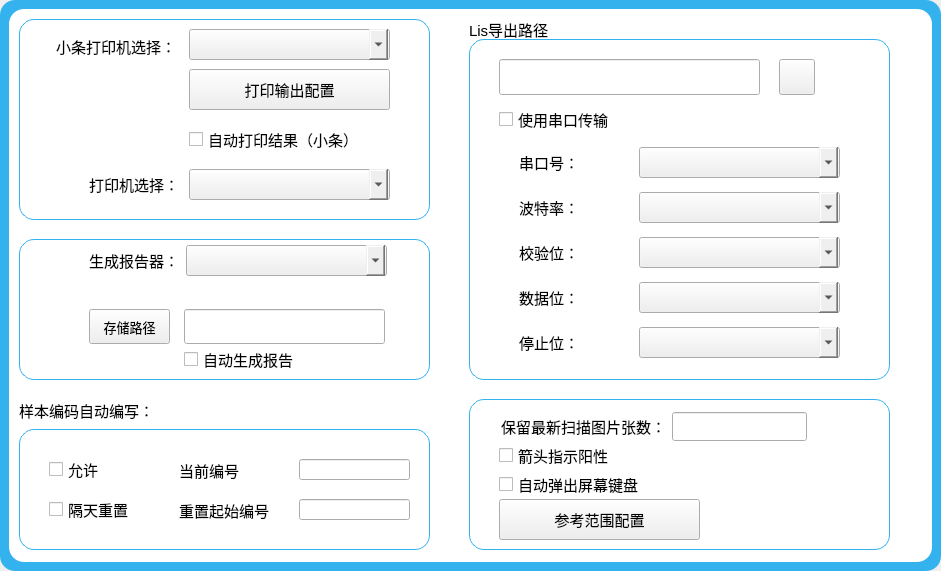
<?xml version="1.0" encoding="UTF-8"?>
<ui version="4.0">
 <class>Wg_canshu</class>
 <widget class="QWidget" name="Wg_canshu">
  <property name="geometry">
   <rect>
    <x>0</x>
    <y>0</y>
    <width>941</width>
    <height>571</height>
   </rect>
  </property>
  <property name="minimumSize">
   <size>
    <width>941</width>
    <height>571</height>
   </size>
  </property>
  <property name="windowTitle">
   <string>Form</string>
  </property>
  <property name="styleSheet">
   <string notr="true">QComboBox::drop-down{
		width:40px;
		}</string>
  </property>
  <layout class="QGridLayout" name="gridLayout">
   <property name="leftMargin">
    <number>0</number>
   </property>
   <property name="topMargin">
    <number>0</number>
   </property>
   <property name="rightMargin">
    <number>0</number>
   </property>
   <property name="bottomMargin">
    <number>0</number>
   </property>
   <property name="spacing">
    <number>0</number>
   </property>
   <item row="0" column="0">
    <widget class="QWidget" name="widget" native="true">
     <property name="styleSheet">
      <string notr="true">#widget{
	background-color: rgb(52, 178, 237);
	border-top-right-radius:15px;
	border-top-left-radius:15px;
	border-bottom-right-radius:15px;	
	border-bottom-left-radius:15px;
}
QComboBox::drop-down{
		width:40px;
		}</string>
     </property>
     <layout class="QGridLayout" name="gridLayout_2">
      <item row="0" column="0">
       <widget class="QFrame" name="frame">
        <property name="styleSheet">
         <string notr="true">QFrame{background-color: rgb(255, 255, 255);
border-radius:15px;
}
#frame_4{border:1px solid rgb(52, 178, 237);}
#frame_5{border:1px solid rgb(52, 178, 237);}
#frame_6{border:1px solid rgb(52, 178, 237);}

QComboBox::drop-down{
		width:40px;
		}</string>
        </property>
        <property name="frameShape">
         <enum>QFrame::StyledPanel</enum>
        </property>
        <property name="frameShadow">
         <enum>QFrame::Raised</enum>
        </property>
        <widget class="QFrame" name="frame_2">
         <property name="geometry">
          <rect>
           <x>10</x>
           <y>10</y>
           <width>411</width>
           <height>201</height>
          </rect>
         </property>
         <property name="styleSheet">
          <string notr="true">#frame_2{border:1px solid rgb(52, 178, 237);}</string>
         </property>
         <property name="frameShape">
          <enum>QFrame::StyledPanel</enum>
         </property>
         <property name="frameShadow">
          <enum>QFrame::Plain</enum>
         </property>
         <property name="lineWidth">
          <number>7</number>
         </property>
         <property name="midLineWidth">
          <number>2</number>
         </property>
         <widget class="QLabel" name="label_2">
          <property name="geometry">
           <rect>
            <x>37</x>
            <y>16</y>
            <width>131</width>
            <height>21</height>
           </rect>
          </property>
          <property name="text">
           <string>&lt;!DOCTYPE HTML PUBLIC &quot;-//W3C//DTD HTML 4.0//EN&quot; &quot;http://www.w3.org/TR/REC-html40/strict.dtd&quot;&gt;
&lt;html&gt;&lt;head&gt;&lt;meta name=&quot;qrichtext&quot; content=&quot;1&quot; /&gt;&lt;style type=&quot;text/css&quot;&gt;
p, li { white-space: pre-wrap; }
&lt;/style&gt;&lt;/head&gt;&lt;body style=&quot; font-family:'SimSun'; font-size:9pt; font-weight:400; font-style:normal;&quot;&gt;
&lt;p style=&quot; margin-top:0px; margin-bottom:0px; margin-left:0px; margin-right:0px; -qt-block-indent:0; text-indent:0px;&quot;&gt;&lt;span style=&quot; font-size:11pt;&quot;&gt;小条打印机选择：&lt;/span&gt;&lt;/p&gt;&lt;/body&gt;&lt;/html&gt;</string>
          </property>
         </widget>
         <widget class="QLabel" name="label_3">
          <property name="geometry">
           <rect>
            <x>70</x>
            <y>155</y>
            <width>91</width>
            <height>21</height>
           </rect>
          </property>
          <property name="font">
           <font>
            <pointsize>11</pointsize>
           </font>
          </property>
          <property name="text">
           <string>打印机选择：</string>
          </property>
         </widget>
         <widget class="ViceButton" name="pushButton">
          <property name="geometry">
           <rect>
            <x>170</x>
            <y>50</y>
            <width>201</width>
            <height>41</height>
           </rect>
          </property>
          <property name="font">
           <font>
            <pointsize>11</pointsize>
           </font>
          </property>
          <property name="styleSheet">
           <string notr="true">border-image: url(:/new/home/home/button.png);</string>
          </property>
          <property name="text">
           <string>打印输出配置</string>
          </property>
         </widget>
         <widget class="QCheckBox" name="checkBox">
          <property name="geometry">
           <rect>
            <x>170</x>
            <y>110</y>
            <width>201</width>
            <height>21</height>
           </rect>
          </property>
          <property name="font">
           <font>
            <pointsize>11</pointsize>
           </font>
          </property>
          <property name="text">
           <string>自动打印结果（小条）</string>
          </property>
         </widget>
         <widget class="QComboBox" name="comboBox_2">
          <property name="geometry">
           <rect>
            <x>170</x>
            <y>150</y>
            <width>201</width>
            <height>31</height>
           </rect>
          </property>
          <property name="minimumSize">
           <size>
            <width>191</width>
            <height>0</height>
           </size>
          </property>
          <property name="font">
           <font>
            <pointsize>11</pointsize>
           </font>
          </property>
          <property name="styleSheet">
           <string notr="true">QComboBox:drop-down{
		width:30px
		}</string>
          </property>
         </widget>
         <widget class="QComboBox" name="comboBox_4">
          <property name="geometry">
           <rect>
            <x>170</x>
            <y>10</y>
            <width>201</width>
            <height>31</height>
           </rect>
          </property>
          <property name="minimumSize">
           <size>
            <width>191</width>
            <height>0</height>
           </size>
          </property>
          <property name="font">
           <font>
            <pointsize>11</pointsize>
           </font>
          </property>
          <property name="styleSheet">
           <string notr="true">QComboBox:drop-down{
		width:30px
		}</string>
          </property>
         </widget>
        </widget>
        <widget class="QFrame" name="frame_3">
         <property name="geometry">
          <rect>
           <x>10</x>
           <y>230</y>
           <width>411</width>
           <height>141</height>
          </rect>
         </property>
         <property name="styleSheet">
          <string notr="true">#frame_3{border:1px solid rgb(52, 178, 237);}</string>
         </property>
         <property name="frameShape">
          <enum>QFrame::StyledPanel</enum>
         </property>
         <property name="frameShadow">
          <enum>QFrame::Plain</enum>
         </property>
         <property name="lineWidth">
          <number>7</number>
         </property>
         <property name="midLineWidth">
          <number>2</number>
         </property>
         <widget class="QComboBox" name="comboBox_3">
          <property name="geometry">
           <rect>
            <x>167</x>
            <y>6</y>
            <width>201</width>
            <height>31</height>
           </rect>
          </property>
          <property name="minimumSize">
           <size>
            <width>191</width>
            <height>0</height>
           </size>
          </property>
          <property name="font">
           <font>
            <pointsize>11</pointsize>
           </font>
          </property>
          <property name="styleSheet">
           <string notr="true">QComboBox:drop-down{
		width:30px;
		}</string>
          </property>
         </widget>
         <widget class="QLabel" name="label_4">
          <property name="geometry">
           <rect>
            <x>70</x>
            <y>10</y>
            <width>91</width>
            <height>21</height>
           </rect>
          </property>
          <property name="text">
           <string>&lt;!DOCTYPE HTML PUBLIC &quot;-//W3C//DTD HTML 4.0//EN&quot; &quot;http://www.w3.org/TR/REC-html40/strict.dtd&quot;&gt;
&lt;html&gt;&lt;head&gt;&lt;meta name=&quot;qrichtext&quot; content=&quot;1&quot; /&gt;&lt;style type=&quot;text/css&quot;&gt;
p, li { white-space: pre-wrap; }
&lt;/style&gt;&lt;/head&gt;&lt;body style=&quot; font-family:'SimSun'; font-size:9pt; font-weight:400; font-style:normal;&quot;&gt;
&lt;p style=&quot; margin-top:0px; margin-bottom:0px; margin-left:0px; margin-right:0px; -qt-block-indent:0; text-indent:0px;&quot;&gt;&lt;span style=&quot; font-size:11pt;&quot;&gt;生成报告器：&lt;/span&gt;&lt;/p&gt;&lt;/body&gt;&lt;/html&gt;</string>
          </property>
         </widget>
         <widget class="ViceButton" name="bt_savePath">
          <property name="geometry">
           <rect>
            <x>70</x>
            <y>70</y>
            <width>81</width>
            <height>35</height>
           </rect>
          </property>
          <property name="font">
           <font>
            <pointsize>10</pointsize>
           </font>
          </property>
          <property name="styleSheet">
           <string notr="true">border-image: url(:/new/home/home/button.png);</string>
          </property>
          <property name="text">
           <string>存储路径</string>
          </property>
         </widget>
         <widget class="QLineEdit" name="ed_savePath">
          <property name="geometry">
           <rect>
            <x>165</x>
            <y>70</y>
            <width>201</width>
            <height>35</height>
           </rect>
          </property>
         </widget>
         <widget class="QCheckBox" name="checkBox_2">
          <property name="geometry">
           <rect>
            <x>165</x>
            <y>110</y>
            <width>201</width>
            <height>21</height>
           </rect>
          </property>
          <property name="font">
           <font>
            <pointsize>11</pointsize>
           </font>
          </property>
          <property name="text">
           <string>自动生成报告</string>
          </property>
         </widget>
        </widget>
        <widget class="QFrame" name="frame_4">
         <property name="geometry">
          <rect>
           <x>10</x>
           <y>420</y>
           <width>411</width>
           <height>121</height>
          </rect>
         </property>
         <property name="styleSheet">
          <string notr="true"/>
         </property>
         <property name="frameShape">
          <enum>QFrame::StyledPanel</enum>
         </property>
         <property name="frameShadow">
          <enum>QFrame::Plain</enum>
         </property>
         <property name="lineWidth">
          <number>7</number>
         </property>
         <property name="midLineWidth">
          <number>2</number>
         </property>
         <widget class="QCheckBox" name="checkBox_3">
          <property name="geometry">
           <rect>
            <x>30</x>
            <y>30</y>
            <width>121</width>
            <height>21</height>
           </rect>
          </property>
          <property name="font">
           <font>
            <pointsize>11</pointsize>
           </font>
          </property>
          <property name="text">
           <string>允许</string>
          </property>
         </widget>
         <widget class="QCheckBox" name="checkBox_4">
          <property name="geometry">
           <rect>
            <x>30</x>
            <y>70</y>
            <width>121</width>
            <height>21</height>
           </rect>
          </property>
          <property name="font">
           <font>
            <pointsize>11</pointsize>
           </font>
          </property>
          <property name="text">
           <string>隔天重置</string>
          </property>
         </widget>
         <widget class="QLabel" name="label_5">
          <property name="geometry">
           <rect>
            <x>160</x>
            <y>30</y>
            <width>101</width>
            <height>21</height>
           </rect>
          </property>
          <property name="font">
           <font>
            <pointsize>11</pointsize>
           </font>
          </property>
          <property name="text">
           <string>&lt;!DOCTYPE HTML PUBLIC &quot;-//W3C//DTD HTML 4.0//EN&quot; &quot;http://www.w3.org/TR/REC-html40/strict.dtd&quot;&gt;
&lt;html&gt;&lt;head&gt;&lt;meta name=&quot;qrichtext&quot; content=&quot;1&quot; /&gt;&lt;style type=&quot;text/css&quot;&gt;
p, li { white-space: pre-wrap; }
&lt;/style&gt;&lt;/head&gt;&lt;body style=&quot; font-family:'SimSun'; font-size:11pt; font-weight:400; font-style:normal;&quot;&gt;
&lt;p style=&quot; margin-top:0px; margin-bottom:0px; margin-left:0px; margin-right:0px; -qt-block-indent:0; text-indent:0px;&quot;&gt;当前编号&lt;/p&gt;&lt;/body&gt;&lt;/html&gt;</string>
          </property>
         </widget>
         <widget class="QLineEdit" name="lineEdit_2">
          <property name="geometry">
           <rect>
            <x>280</x>
            <y>30</y>
            <width>111</width>
            <height>21</height>
           </rect>
          </property>
         </widget>
         <widget class="QLineEdit" name="lineEdit_3">
          <property name="geometry">
           <rect>
            <x>280</x>
            <y>70</y>
            <width>111</width>
            <height>21</height>
           </rect>
          </property>
         </widget>
         <widget class="QLabel" name="label_6">
          <property name="geometry">
           <rect>
            <x>160</x>
            <y>70</y>
            <width>101</width>
            <height>21</height>
           </rect>
          </property>
          <property name="font">
           <font>
            <pointsize>11</pointsize>
           </font>
          </property>
          <property name="text">
           <string>&lt;!DOCTYPE HTML PUBLIC &quot;-//W3C//DTD HTML 4.0//EN&quot; &quot;http://www.w3.org/TR/REC-html40/strict.dtd&quot;&gt;
&lt;html&gt;&lt;head&gt;&lt;meta name=&quot;qrichtext&quot; content=&quot;1&quot; /&gt;&lt;style type=&quot;text/css&quot;&gt;
p, li { white-space: pre-wrap; }
&lt;/style&gt;&lt;/head&gt;&lt;body style=&quot; font-family:'SimSun'; font-size:11pt; font-weight:400; font-style:normal;&quot;&gt;
&lt;p style=&quot; margin-top:0px; margin-bottom:0px; margin-left:0px; margin-right:0px; -qt-block-indent:0; text-indent:0px;&quot;&gt;重置起始编号&lt;/p&gt;&lt;/body&gt;&lt;/html&gt;</string>
          </property>
         </widget>
        </widget>
        <widget class="QLabel" name="label">
         <property name="geometry">
          <rect>
           <x>10</x>
           <y>390</y>
           <width>131</width>
           <height>21</height>
          </rect>
         </property>
         <property name="text">
          <string>&lt;!DOCTYPE HTML PUBLIC &quot;-//W3C//DTD HTML 4.0//EN&quot; &quot;http://www.w3.org/TR/REC-html40/strict.dtd&quot;&gt;
&lt;html&gt;&lt;head&gt;&lt;meta name=&quot;qrichtext&quot; content=&quot;1&quot; /&gt;&lt;style type=&quot;text/css&quot;&gt;
p, li { white-space: pre-wrap; }
&lt;/style&gt;&lt;/head&gt;&lt;body style=&quot; font-family:'SimSun'; font-size:9pt; font-weight:400; font-style:normal;&quot;&gt;
&lt;p style=&quot; margin-top:0px; margin-bottom:0px; margin-left:0px; margin-right:0px; -qt-block-indent:0; text-indent:0px;&quot;&gt;&lt;span style=&quot; font-size:11pt;&quot;&gt;样本编码自动编写：&lt;/span&gt;&lt;/p&gt;&lt;/body&gt;&lt;/html&gt;</string>
         </property>
        </widget>
        <widget class="QLabel" name="label_7">
         <property name="geometry">
          <rect>
           <x>460</x>
           <y>10</y>
           <width>101</width>
           <height>21</height>
          </rect>
         </property>
         <property name="font">
          <font>
           <pointsize>11</pointsize>
          </font>
         </property>
         <property name="text">
          <string>Lis导出路径</string>
         </property>
        </widget>
        <widget class="QFrame" name="frame_5">
         <property name="geometry">
          <rect>
           <x>460</x>
           <y>30</y>
           <width>421</width>
           <height>341</height>
          </rect>
         </property>
         <property name="styleSheet">
          <string notr="true"/>
         </property>
         <property name="frameShape">
          <enum>QFrame::StyledPanel</enum>
         </property>
         <property name="frameShadow">
          <enum>QFrame::Plain</enum>
         </property>
         <property name="lineWidth">
          <number>7</number>
         </property>
         <property name="midLineWidth">
          <number>2</number>
         </property>
         <widget class="QLineEdit" name="ed_file">
          <property name="geometry">
           <rect>
            <x>30</x>
            <y>20</y>
            <width>261</width>
            <height>36</height>
           </rect>
          </property>
         </widget>
         <widget class="QPushButton" name="bt_file">
          <property name="geometry">
           <rect>
            <x>310</x>
            <y>20</y>
            <width>36</width>
            <height>36</height>
           </rect>
          </property>
          <property name="font">
           <font>
            <pointsize>11</pointsize>
            <weight>75</weight>
            <bold>true</bold>
           </font>
          </property>
          <property name="contextMenuPolicy">
           <enum>Qt::CustomContextMenu</enum>
          </property>
          <property name="styleSheet">
           <string notr="true">border-image: url(:/new/home/home/genduo.png);</string>
          </property>
          <property name="locale">
           <locale language="Chinese" country="China"/>
          </property>
          <property name="text">
           <string/>
          </property>
         </widget>
         <widget class="QCheckBox" name="checkBox_5">
          <property name="geometry">
           <rect>
            <x>30</x>
            <y>70</y>
            <width>201</width>
            <height>21</height>
           </rect>
          </property>
          <property name="font">
           <font>
            <pointsize>11</pointsize>
           </font>
          </property>
          <property name="text">
           <string>使用串口传输</string>
          </property>
         </widget>
         <widget class="QWidget" name="layoutWidget">
          <property name="geometry">
           <rect>
            <x>50</x>
            <y>100</y>
            <width>321</width>
            <height>231</height>
           </rect>
          </property>
          <layout class="QGridLayout" name="gridLayout_3">
           <item row="0" column="0">
            <widget class="QLabel" name="label_8">
             <property name="font">
              <font>
               <pointsize>11</pointsize>
              </font>
             </property>
             <property name="text">
              <string>串口号：</string>
             </property>
            </widget>
           </item>
           <item row="0" column="1">
            <widget class="QComboBox" name="cbb_serial">
             <property name="minimumSize">
              <size>
               <width>201</width>
               <height>31</height>
              </size>
             </property>
             <property name="font">
              <font>
               <pointsize>11</pointsize>
              </font>
             </property>
             <property name="styleSheet">
              <string notr="true">QComboBox:drop-down{
		width:30px
		}</string>
             </property>
            </widget>
           </item>
           <item row="1" column="0">
            <widget class="QLabel" name="label_9">
             <property name="font">
              <font>
               <pointsize>11</pointsize>
              </font>
             </property>
             <property name="text">
              <string>波特率：</string>
             </property>
            </widget>
           </item>
           <item row="1" column="1">
            <widget class="QComboBox" name="cbb_rate">
             <property name="minimumSize">
              <size>
               <width>201</width>
               <height>31</height>
              </size>
             </property>
             <property name="font">
              <font>
               <pointsize>11</pointsize>
              </font>
             </property>
             <property name="styleSheet">
              <string notr="true">QComboBox:drop-down{
		width:30px
		}</string>
             </property>
            </widget>
           </item>
           <item row="2" column="0">
            <widget class="QLabel" name="label_10">
             <property name="font">
              <font>
               <pointsize>11</pointsize>
              </font>
             </property>
             <property name="text">
              <string>校验位：</string>
             </property>
            </widget>
           </item>
           <item row="2" column="1">
            <widget class="QComboBox" name="cbb_bit">
             <property name="minimumSize">
              <size>
               <width>201</width>
               <height>31</height>
              </size>
             </property>
             <property name="font">
              <font>
               <pointsize>11</pointsize>
              </font>
             </property>
             <property name="styleSheet">
              <string notr="true">QComboBox:drop-down{
		width:30px
		}</string>
             </property>
            </widget>
           </item>
           <item row="3" column="0">
            <widget class="QLabel" name="label_11">
             <property name="font">
              <font>
               <pointsize>11</pointsize>
              </font>
             </property>
             <property name="text">
              <string>数据位：</string>
             </property>
            </widget>
           </item>
           <item row="3" column="1">
            <widget class="QComboBox" name="cbb_data">
             <property name="minimumSize">
              <size>
               <width>201</width>
               <height>31</height>
              </size>
             </property>
             <property name="font">
              <font>
               <pointsize>11</pointsize>
              </font>
             </property>
             <property name="styleSheet">
              <string notr="true">QComboBox:drop-down{
		width:30px
		}</string>
             </property>
            </widget>
           </item>
           <item row="4" column="0">
            <widget class="QLabel" name="label_12">
             <property name="font">
              <font>
               <pointsize>11</pointsize>
              </font>
             </property>
             <property name="text">
              <string>停止位：</string>
             </property>
            </widget>
           </item>
           <item row="4" column="1">
            <widget class="QComboBox" name="cbb_stop">
             <property name="minimumSize">
              <size>
               <width>201</width>
               <height>31</height>
              </size>
             </property>
             <property name="font">
              <font>
               <pointsize>11</pointsize>
              </font>
             </property>
             <property name="styleSheet">
              <string notr="true">QComboBox:drop-down{
		width:30px
		}</string>
             </property>
            </widget>
           </item>
          </layout>
         </widget>
        </widget>
        <widget class="QFrame" name="frame_6">
         <property name="geometry">
          <rect>
           <x>460</x>
           <y>390</y>
           <width>421</width>
           <height>151</height>
          </rect>
         </property>
         <property name="styleSheet">
          <string notr="true"/>
         </property>
         <property name="frameShape">
          <enum>QFrame::StyledPanel</enum>
         </property>
         <property name="frameShadow">
          <enum>QFrame::Plain</enum>
         </property>
         <property name="lineWidth">
          <number>7</number>
         </property>
         <property name="midLineWidth">
          <number>2</number>
         </property>
         <widget class="QCheckBox" name="checkBox_6">
          <property name="geometry">
           <rect>
            <x>30</x>
            <y>46</y>
            <width>201</width>
            <height>21</height>
           </rect>
          </property>
          <property name="font">
           <font>
            <pointsize>11</pointsize>
           </font>
          </property>
          <property name="text">
           <string>箭头指示阳性</string>
          </property>
         </widget>
         <widget class="QCheckBox" name="checkBox_7">
          <property name="geometry">
           <rect>
            <x>30</x>
            <y>75</y>
            <width>201</width>
            <height>21</height>
           </rect>
          </property>
          <property name="font">
           <font>
            <pointsize>11</pointsize>
           </font>
          </property>
          <property name="text">
           <string>自动弹出屏幕键盘</string>
          </property>
         </widget>
         <widget class="ViceButton" name="pushButton_4">
          <property name="geometry">
           <rect>
            <x>30</x>
            <y>100</y>
            <width>201</width>
            <height>41</height>
           </rect>
          </property>
          <property name="font">
           <font>
            <pointsize>11</pointsize>
           </font>
          </property>
          <property name="styleSheet">
           <string notr="true">border-image: url(:/new/home/home/button.png);</string>
          </property>
          <property name="text">
           <string>参考范围配置</string>
          </property>
         </widget>
         <widget class="QWidget" name="layoutWidget">
          <property name="geometry">
           <rect>
            <x>32</x>
            <y>12</y>
            <width>306</width>
            <height>31</height>
           </rect>
          </property>
          <layout class="QHBoxLayout" name="horizontalLayout">
           <item>
            <widget class="QLabel" name="label_13">
             <property name="font">
              <font>
               <pointsize>11</pointsize>
              </font>
             </property>
             <property name="text">
              <string>保留最新扫描图片张数：</string>
             </property>
            </widget>
           </item>
           <item>
            <widget class="QLineEdit" name="lineEdit_5">
             <property name="minimumSize">
              <size>
               <width>0</width>
               <height>29</height>
              </size>
             </property>
            </widget>
           </item>
          </layout>
         </widget>
        </widget>
       </widget>
      </item>
     </layout>
    </widget>
   </item>
  </layout>
 </widget>
 <customwidgets>
  <customwidget>
   <class>ViceButton</class>
   <extends>QPushButton</extends>
   <header location="global">vicebutton.h</header>
  </customwidget>
 </customwidgets>
 <resources/>
 <connections/>
</ui>
